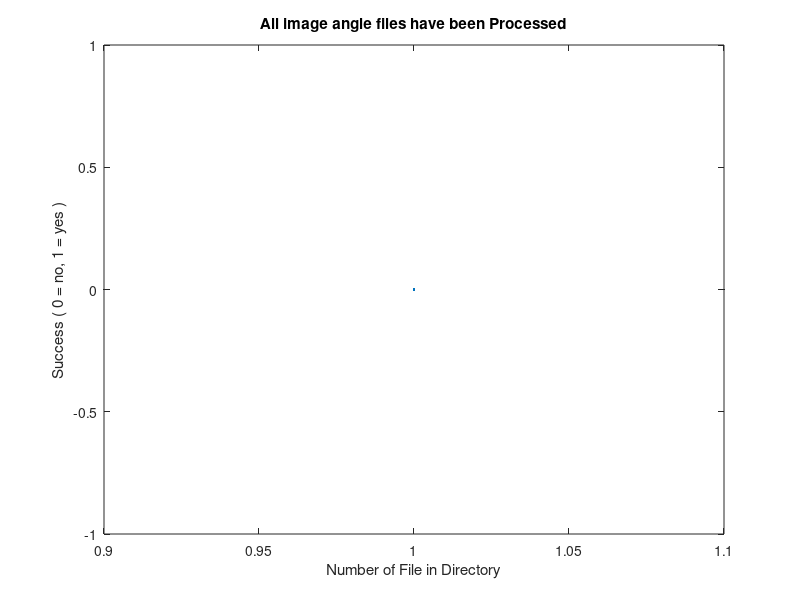

Source code (MATLAB): (Note: this script raises an error after producing the figure.)
%%%%%%%%%%%%%%%%%%%%%%%%%%%%%%%%%%%%%%%%%%%%%%%%%%%%%%%%%%%%%%%%%%%%%%%%%%
%%%%%%%%%%%%%%%%%%%%%% MATLAB CLASS FINAL PROJECT%%%%%%%%%%%%%%%%%%%%%%%%%
% Fall 2016
% Tyler Whittier
% B01096287



% This code will load any JPEG picture in the working folder and generate
% picture files of both the same image, and its mirror reflection, rotated
% at every 45 degree increment from 0-360 degrees.  It will then sort these
% files into three different folders, based on the class of picture that it
% is.  Class of each image is dictated by the first word in its filename.  
% Within each class folder are subfolders that contain all images of the 
% right and left hand, respectively.  This code uses matlab built in functions
% as well as user made functions.  To begin, we have 20 different images, after the
% code has run we will have 16 images for every original one, placed in
% its appropriate folder.
%% 
clear all 
clc
% We first need to create a directory that includes all files to be
% processed.  In this project, we want all JPEG files so we state that with
% the *.jpg sign.  The following command creates a column vector of all
% jpeg files

files = dir('*.jpg');

% In order to keep track of the amount of iterations of the flip loop we
% initialize a counting variable (fliploopcnt)
fliploopcnt = 0;

% This for loop creates the mirror reflection image of all the original
% images and saves them as the same filename with the exeption of hand
% direction (Right becomes left)
for file = files'
    %in order to do a loop we need a row vector so we transpose the
    %original 'files'
    I = imread(file.name);
    % file.name represents the current file being processed in the 'file'
    % row vector
    I = flipdim(I,2);
    % flipdim flips the dimensions of the picture, the second input '2'
    % flips the columns, as opposed to the rows
    [PATHSTR,NAME,EXT] = fileparts(file.name);
    % fileparts gives the specific information for the current file which
    % helps in the naming process
    flipname = strrep(NAME, 'Right', 'Left')
    % strrep replaces the original 'Right' with the new 'Left'
    imwrite(I, [flipname '.jpg'])
    % adding 1 to our original fliploopcnt allows us to know how many
    % iterations of the loop have been executed
    fliploopcnt = fliploopcnt + 1;
end
% A simple test to see if the fliploopcnt = the amount of jpegs tells us if
% all the images have been processed in the loop.  A message is given to
% the user if files have not been processed
FlipTEST = (length(files') == fliploopcnt);
    if FlipTEST ~= 1
        fprintf('Flip Loop Was Not Successful in Flipping All Images')
    else
        fprintf('All JPEG files have been flipped successfully')
    end
angletest = length(files');
    %% 
% The following for loop creates 7 additional image files from all files
% within the folder, including the new left handed images.  A new directory
% 'files' is generated to include the new images.
files = dir('*.jpg');
% angleloopcnt will allow us to count iterations of the loop
angleloopcnt = 0;
for file = files'
    %Since each image will need to generate 7 additional images, a nested
    %for loop is used to create 7 different rotations of each file prior to
    %moving on to the next file
        for j = [45 90 135 180 225 270 315]
        A_L = imread(file.name);
        [PATHSTR,NAME,EXT] = fileparts(file.name)
        % Because we are putting numbers into the filename, we need to
        % convert them to strings
        angle =num2str(j)
        % We now rotate all images A_L by j degrees using the user made
        % function 'rotation'
        Irot45 = rotation(A_L,j);
        % 'imwrite' saves the new image 'Irot45' by the string combination
        % of the previous name and the new angle
        imwrite(Irot45, [NAME angle '.jpg']);
        angleloopcnt = angleloopcnt + 1;
        angletest(angleloopcnt) = 1;
        end
        %Once all angles have been generated, the next image is processed
        %in the loop
end
angleTEST = ((angletest * 8) == angleloopcnt);
    if angleTEST ~= 1
        fprintf('Angle Loop Was Not Successful in Flipping All Images')
    else
        plot(angletest) % plot success rate of rotated images
        title('All image angle files have been Processed')
        xlabel('Number of File in Directory')
        ylabel('Success ( 0 = no, 1 = yes )')
    end
makefolders % Call the user created function 'makefolders' in order to 
% generate three new folders within the working folder and two new subfolders
% within each of the new ones
Recfiles = dir('*Recognize*.jpg') % create a directory with only files that 
% contain the word 'Recognize.'
for file = Recfiles' % Transpose 'Recfiles' into a row vector and perform analysis 
    % to determine which files go where
    movefile(file.name, [pwd '/' 'Recognizable']) %move every file that contains 'Recognize
    % to the folder for recognizable images
    cd('Recognizable') % change directory to the new folder
    leftFiles = dir('*Left*.jpg') %Within the new folder create a new directory for only files that contain the word 'Left'
    rightFiles = dir('*Right*.jpg') % Do the same with 'Right'
    for file = leftFiles' % For all files in 'leftFiles', move them to the left folder
        movefile(file.name, [pwd '/' 'Left'])
    end
    for file = rightFiles' % Do the same for the right
        movefile(file.name, [pwd '/' 'Right'])
    end
    cd ..
end
% The next 2 for loops do the same as the above loop.  Instead of creating
% a folder for files with the word 'Recognize' in the title, they do the
% same thing for the terms 'Simple' and 'Unique', respectively.
simpfiles = dir('*Simple*.jpg')
for file = simpfiles'
    movefile(file.name, [pwd '/' 'Simple'])
    cd('Simple')
    leftFiles = dir('*Left*.jpg')
    rightFiles = dir('*Right*.jpg')
    for file = leftFiles'
        movefile(file.name, [pwd '/' 'Left'])
    end
    for file = rightFiles'
        movefile(file.name, [pwd '/' 'Right'])
    end
    cd ..
end

Uniqfiles = dir('*Unique*.jpg')
for file = Uniqfiles'
    movefile(file.name, [pwd '/' 'Unique'])
    cd('Unique')
    leftFiles = dir('*Left*.jpg')
    rightFiles = dir('*Right*.jpg')
    for file = leftFiles'
        movefile(file.name, [pwd '/' 'Left'])
    end
    for file = rightFiles'
        movefile(file.name, [pwd '/' 'Right'])
    end
    cd ..
end
